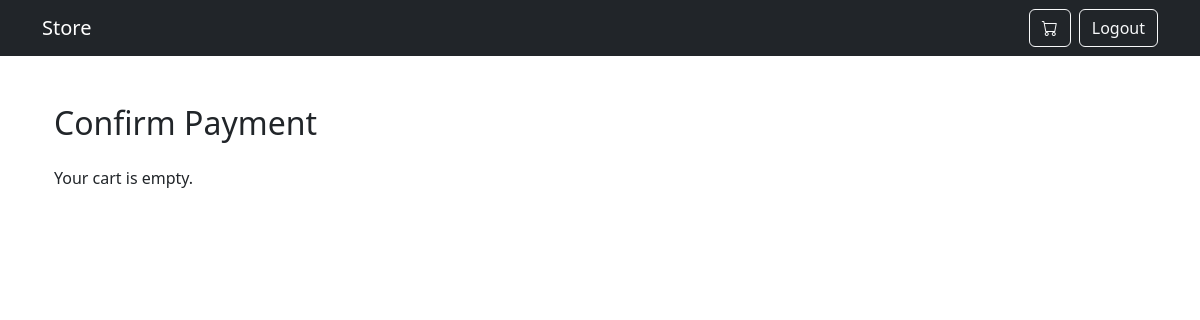
/api/payments/process/ (signed in), run on an earlier commit of the app's database.
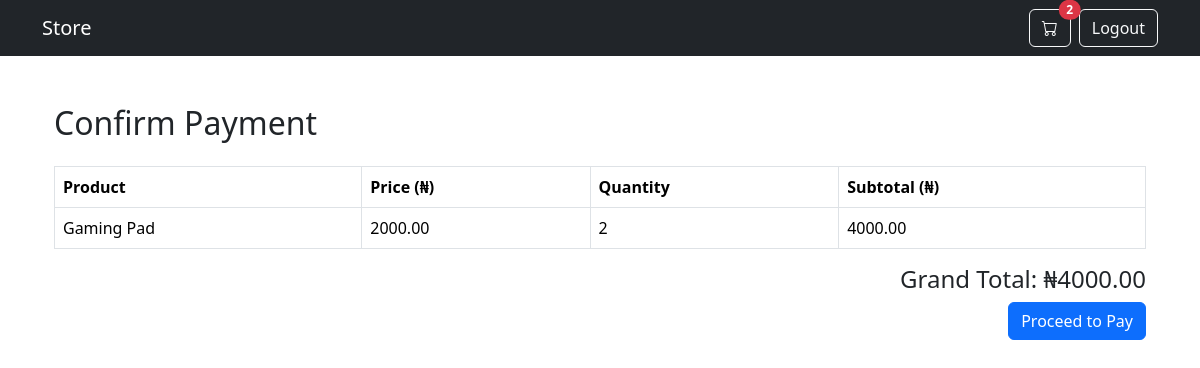
And on a later commit of the database.
### cart/models.py (models this page shows)
class CartItem(models.Model):
    cart = models.ForeignKey(Cart, on_delete=models.CASCADE, related_name='items')
    product = models.ForeignKey(Product, on_delete=models.CASCADE)
    quantity = models.IntegerField(default=1)
    def subtotal(self):
        return self.product.price * self.quantity

### products/models.py (models this page shows, shortened)
class Product(models.Model):
    name = models.CharField(max_length=255)
    price = models.DecimalField(max_digits=10, decimal_places=2)
    description = models.TextField()
    image = models.ImageField(upload_to='products/')

### payments/views.py (the view, shortened to what this page needs)
# urls.py: path('process/', payment_process, name='payment_process'),
@login_required
def payment_process(request):
    cart = getattr(request.user, 'cart', None)
    if not cart or not cart.items.exists():
        return render(request, 'payments/payment_process.html', {
            'error': "Your cart is empty."
        })
    total_amount = int(cart.total_price() * 100)  # Paystack wants amount in kobo
    return render(request, 'payments/payment_process.html', {
        'cart': cart,
        'items': cart.items.all(),
        'total_amount': cart.total_price(),  # in naira for display
    })

### cart/context_processors.py (called while the page is built)
def cart_item_count(request):
    if request.user.is_authenticated:
        cart, created = Cart.objects.get_or_create(user=request.user)
        return {'cart_item_count': sum(item.quantity for item in cart.items.all())}
    return {'cart_item_count': 0}

### cart/models.py (called while the page is built)
    def total_price(self):
        return sum(item.subtotal() for item in self.items.all())

### payments/templates/payments/payment_process.html (shortened to what this page needs)
{% extends 'base.html' %}
{% block content %}
<div class="container mt-5">
  <h2 class="mb-4">Confirm Payment</h2>
  {% if items %}
    <table class="table table-bordered">
      <thead>
        <tr>
          <th>Product</th>
          <th>Price (₦)</th>
          <th>Quantity</th>
          <th>Subtotal (₦)</th>
        </tr>
      </thead>
      <tbody>
        {% for item in items %}
          <tr>
            <td>{{ item.product.name }}</td>
            <td>{{ item.product.price }}</td>
            <td>{{ item.quantity }}</td>
            <td>{{ item.subtotal }}</td>
          </tr>
        {% endfor %}
      </tbody>
    </table>
    <div class="text-end mt-3">
      <h4>Grand Total: ₦{{ total_amount }}</h4>
      <form method="post">
        <button type="submit" class="btn btn-primary">Proceed to Pay</button>
      </form>
    </div>
  {% else %}
    <p>Your cart is empty.</p>
  {% endif %}
</div>
{% endblock %}

What changed in the data, as far as the page shows it:
added CartItem: product.name "Gaming Pad", product.price "2000.00", quantity "2", subtotal "4000.00"
Also different on the page:
{{ cart_item_count }}: (not shown) → "2"
{{ total_amount }}: (not shown) → "4000.00"
text no longer shown: "Your cart is empty."
text now shown: "Product Price (₦) Quantity Subtotal (₦) Grand Total: ₦ Proceed to Pay"
